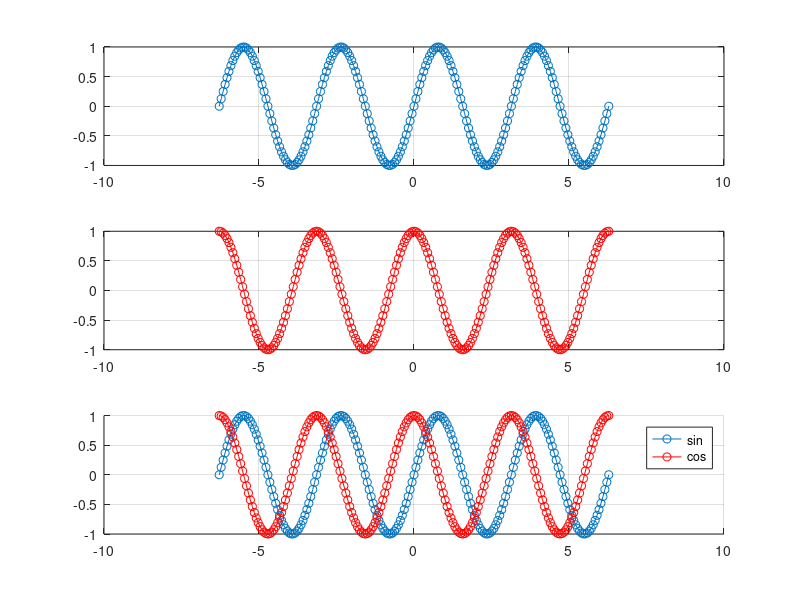
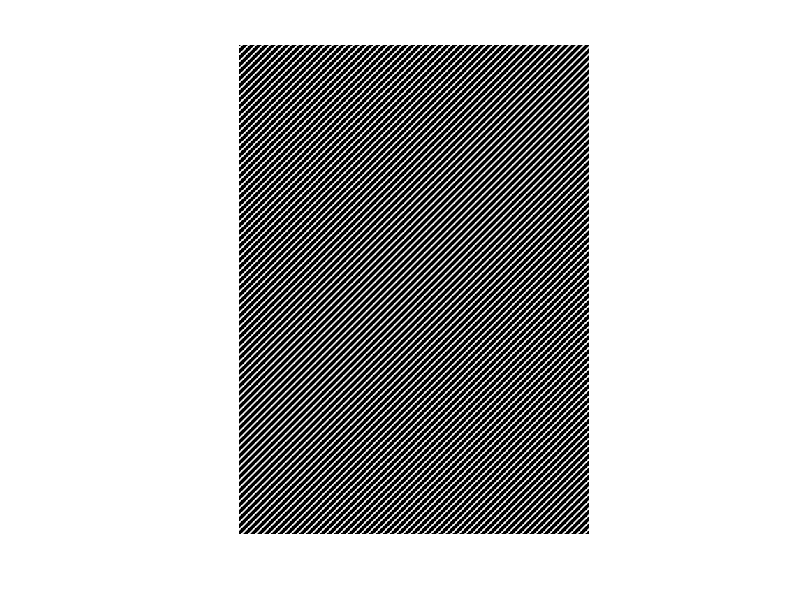
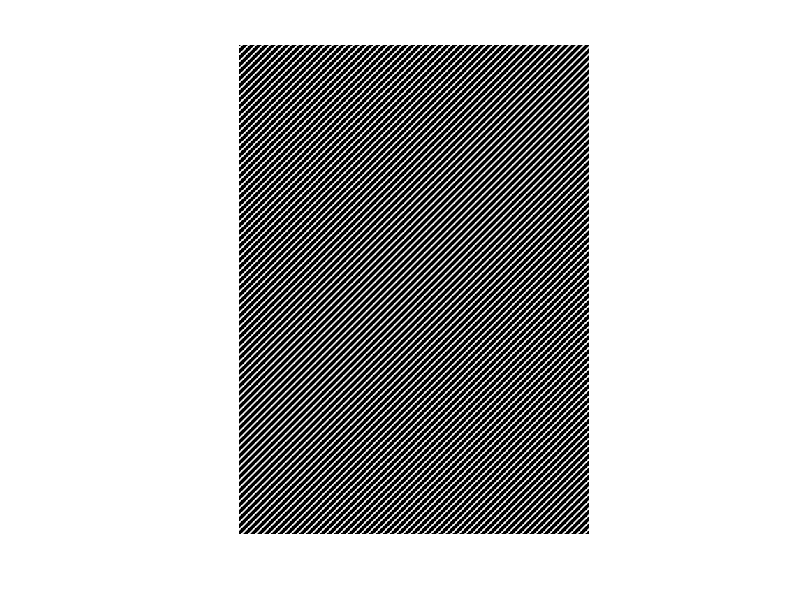

MATLAB code to generate these figures, in order:
% basic tutorial on sampling and generating discrete waveform in MATLAB
clear all; close all;
%A. defining sampling rate and input range            
fs = 100;   % 1)define the number of points that we want to sample
            % in one unit length for our waveform. This is called the
            % sampling rate (fs).
l = 2*pi    % 2) we define the length of 1 unit. Here, 
            % we use radian scale, and we set the length to 2 x pi (360 in degree scale)
            % which equals to the length of the arc in a unit circle.
dx = l/fs;  % 3) we want to get the approximiate length per sample. 
            % dist. per sample = length / sampling rate. This is the rate
            % of change of our discrete series.
x = -l:dx:l; % 4) we set the range of our x axis. Here, I chose 
            % from the ranges of -2 x pi to 2 x pi. MATLAB has a built in
            % matrix indexing operator which creates a regularly-spaced 
            % vector x using dx as the increment between elements. 
            % x=min:index:max;
            % In most general programming, this would need to be done using a
            % for loop. Excersise: Try making the array above using a for loop.

%B. sinuosidal waveform
f = 2;      % 1) we define the frequency of our waveform.
w = (2*pi*f);     % 2) we set the angular frequency which is a scalar measure
            % of the rotation rate.
phase = 0;  % 3) phase, this value determines the initial angle of a sinusoidal function 
            % at its origin. This could be thought of as a shift.
theta = (w*x)/l+phase; % now we can take our discrete samples above and scale and set the offset.
            % theta is an arbitray greek alphabet which is used to describe
            % angles. notice that we have to rescale our angular frequency
            % because the unit scale of our sampling is 2*pi. 
y1 = sin(theta); % 5)  using matlab's built in sin function. we can plug in our input array
            % and generate a simple sin wave output. Also try cos(),tan(),atan(),
            % etc.
y2 = cos(theta); % another waveform

% Plotting
% We demonstrate a simple and clean way of writing a MATLAB script to
% generate plots step-by-step.
figure(1);  % opens a new figure window with index of 1.
clf;        % convention to clear the memory for the current figure.
subplot(3,1,1);     % subplot gridizes the the figure window row by column. 
            % subplot(num rows, num columns, index). here we want to create
            % a grided figure of 3 by 1 for our 3 plots.
plot(x,y1,'o-')
grid on;
subplot(3,1,2)
plot(x,y2,'or-')
grid on;

subplot(3,1,3)
hold on;    % the hold function allows you to draw multiple figures on to the plot
            % by default. hold off by default.
plot(x,y1,'o-')
plot(x,y2,'or-')
legend('sin','cos')
grid on;

% Excersises
% 1. run the plot above
% 2. generate a sinusoids of .5Hz ,1 Hz, 4Hz and 10Hz. 
% 3. generate a sinusoid with period .5, 1, 4, 10. (hint period = 1/frequency)
% 4. change the theta to see what happens to the sinusoid
% 5. generate a 5 hz sinusoid but adjust the sampling rate (fs) to 50,25,11,8,5 Hz.
% 6. change the theta of the y1 to pi/2. observe what happens. Which way
% does the function shift.
% 7. try changing the xaxis so that the range is 0 to two unit circles in
% length. play around with change the x range.
% 8. generate a sinusoid plot containing 2,3,7,11 full waves within range indicated in 2.
% 9. change the sampling scale to time series.

% generating a sin waveform in 2 dimensions.
% sampling
px = 500;   % 1) pixels - define the number of picture elements of our image in x and y.
py = 700;   
l =  1      % 2) we define the length of x and y 1 which is also the unit 
            % length of our input. This is a scale factor that will determine the range of our input
fs = 10    % sampling rate of our image
dx = l/fs; % rate of change in x
dy = l/fs; % rate of change in y
            
fx=1; % wave frequency in x
wx = 2*pi*fx; % angular frequency x
fy=1; % wave frequency in y 
wy = 2*pi*fy; % wave frequency in x

I1=zeros(py,px); 
% 1 general programming
for i = 1:py
    y=(i-1)*dy;
    for ii = 1:px
        x=(ii-1)*dx;
        I1(i,ii) = sin((wx*x)/l+(wy*y)/l); % sinusoid equation in 2 dimension
    end
end

figure(2)
imshow(I1) 

% 2 Matlab
[X,Y] = meshgrid((0:l:px-1)/fs,(0:l:py-1)/fs); %meshgrid replicates these 
I2 = sin((wx*X)/l+(wy*Y)/l);
figure(3);imshow(I2);
